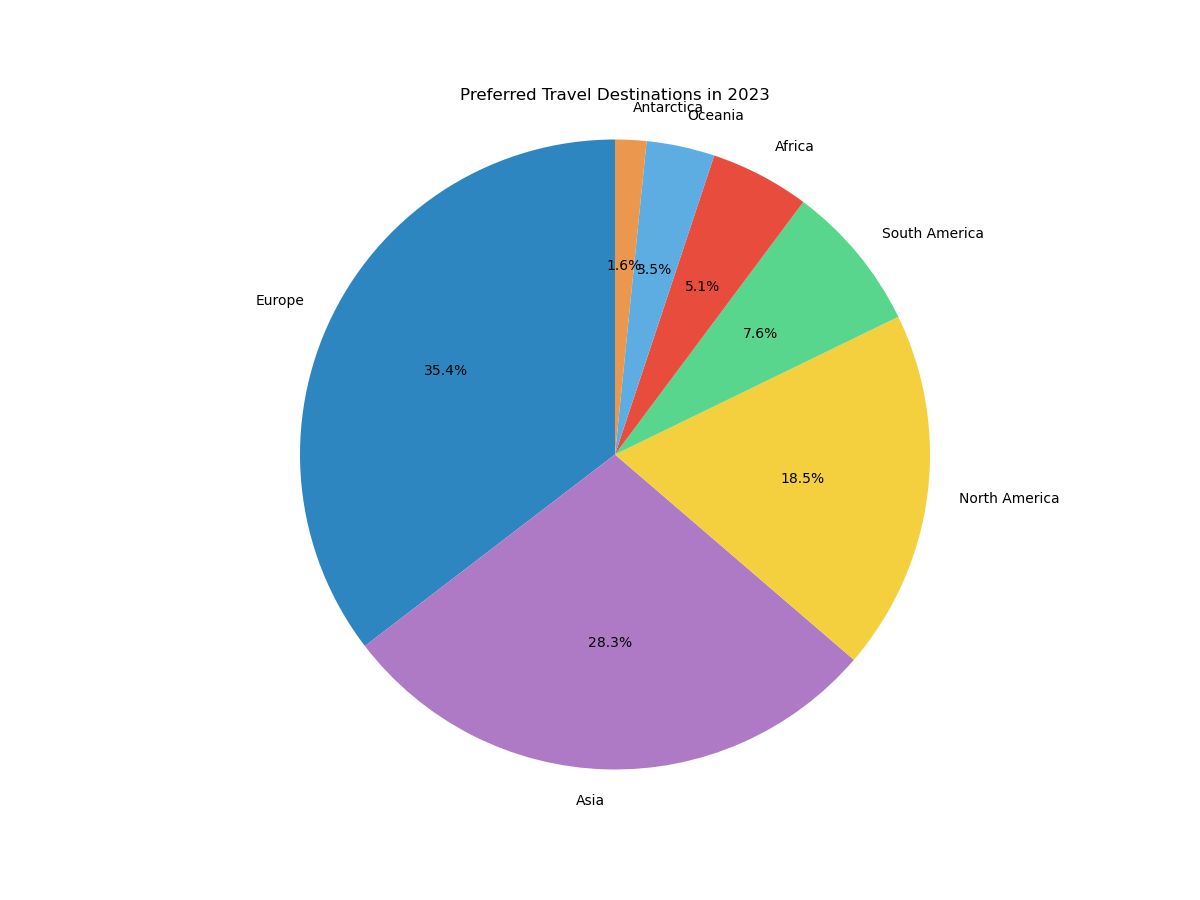

This chart was generated by the following Python code:

import matplotlib.pyplot as plt

# Data
destinations = [
    'Europe', 'Asia', 'North America', 'South America', 'Africa', 
    'Oceania', 'Antarctica'
]
percentages = [35.4, 28.3, 18.5, 7.6, 5.1, 3.5, 1.6]

# Colors
colors = [
    '#2E86C1', '#AF7AC5', '#F4D03F', '#58D68D', '#E74C3C', 
    '#5DADE2', '#EB984E'
]

# Plot
plt.figure(figsize=(12, 9))  # Width and height of the chart
plt.pie(percentages, labels=destinations, colors=colors, startangle=90, autopct='%1.1f%%')

plt.title("Preferred Travel Destinations in 2023")
plt.axis('equal')  # Equal aspect ratio ensures that pie is drawn as a circle.

plt.show()
